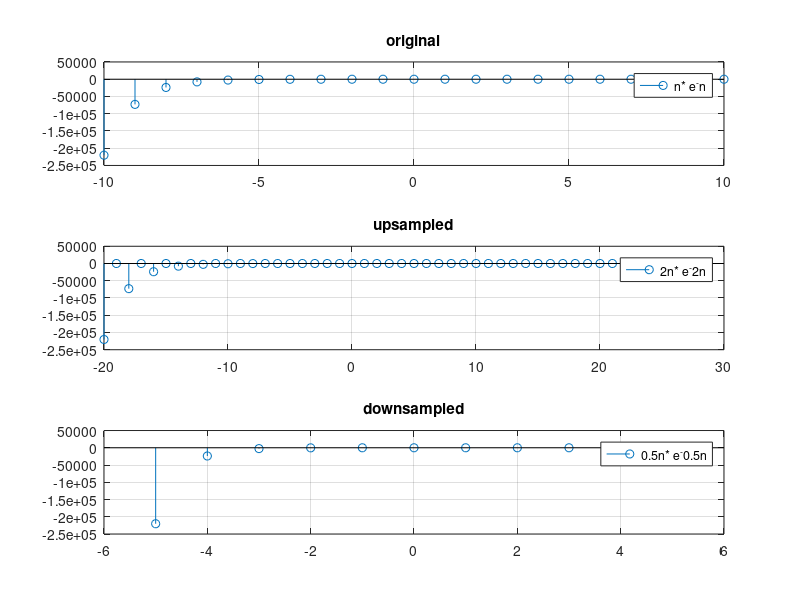

Write MATLAB code to recreate this figure.
%======================================================================
% Ali Omrani
% id = 810193457
% Computer Assignment 1 - Problem 2 - 3
% File name: CA1_P_2_3.m
% University of Tehran, Electrical and Computer Engineering faculty
% Signals and Systems, Fall 95
%======================================================================

N = 10;
n = -N:N;

x = n .* exp(-n);

subplot(3,1,1);
stem(n, x);
title('original');
legend('n* e^-n');
grid;

a = 1/2;
y = upsample(x, 1/a);
subplot(3,1,2);
stem(-2*N:2*N+1, y);
title('upsampled');
legend('2n* e^-2n');
grid;

a = 2;
y = downsample(x, a);
subplot(3,1,3);
stem(-N/2:N/2, y);
title('downsampled');
legend('0.5n* e^-0.5n');
grid;



